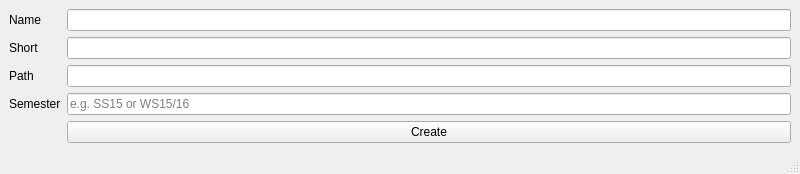
<?xml version="1.0" encoding="UTF-8"?>
<ui version="4.0">
 <class>projectcreator_mwin</class>
 <widget class="QMainWindow" name="projectcreator_mwin">
  <property name="geometry">
   <rect>
    <x>0</x>
    <y>0</y>
    <width>800</width>
    <height>167</height>
   </rect>
  </property>
  <property name="windowTitle">
   <string>Create Project</string>
  </property>
  <widget class="QWidget" name="central_widget">
   <layout class="QGridLayout" name="central_grid">
    <item row="2" column="0">
     <widget class="QLabel" name="path_lb">
      <property name="text">
       <string>Path</string>
      </property>
      <property name="alignment">
       <set>Qt::AlignLeading|Qt::AlignLeft|Qt::AlignVCenter</set>
      </property>
     </widget>
    </item>
    <item row="2" column="1">
     <widget class="QLineEdit" name="path_le"/>
    </item>
    <item row="0" column="0">
     <widget class="QLabel" name="name_lb">
      <property name="text">
       <string>Name</string>
      </property>
      <property name="alignment">
       <set>Qt::AlignLeading|Qt::AlignLeft|Qt::AlignVCenter</set>
      </property>
     </widget>
    </item>
    <item row="1" column="1">
     <widget class="QLineEdit" name="short_le"/>
    </item>
    <item row="3" column="0">
     <widget class="QLabel" name="semester_lb">
      <property name="text">
       <string>Semester</string>
      </property>
     </widget>
    </item>
    <item row="1" column="0">
     <widget class="QLabel" name="short_lb">
      <property name="text">
       <string>Short</string>
      </property>
      <property name="alignment">
       <set>Qt::AlignLeading|Qt::AlignLeft|Qt::AlignVCenter</set>
      </property>
     </widget>
    </item>
    <item row="0" column="1">
     <widget class="QLineEdit" name="name_le"/>
    </item>
    <item row="3" column="1">
     <widget class="QLineEdit" name="semester_le">
      <property name="placeholderText">
       <string>e.g. SS15 or WS15/16</string>
      </property>
     </widget>
    </item>
    <item row="4" column="1">
     <widget class="QPushButton" name="create_pb">
      <property name="text">
       <string>Create</string>
      </property>
     </widget>
    </item>
   </layout>
  </widget>
  <widget class="QStatusBar" name="statusbar"/>
 </widget>
 <resources/>
 <connections/>
</ui>
